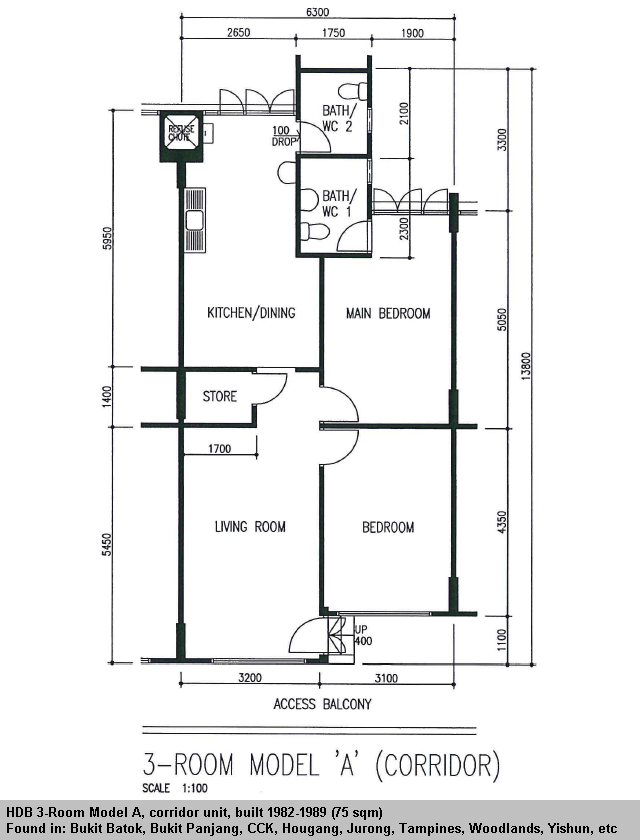
#> input picture app/static/floorplan.png, 640 x 840 px, found by its file name
$ python image_overlay.py
#> lines starting #> are read from the running program, lines starting #| are printed output that depends on the picture
from PIL import Image, ImageDraw
import io


def overlay(img_byte = None, img_path = None, angle=0, center=(0,0), factor=2):
    #factor is rescale factor
#> called with img_path = 'app/static/floorplan.png', angle = 86, center = (300, 300), factor = 2.5
    center = tuple(int(int(i)*factor) for i in center)
    # center = (100,200)
    # img1 = Image.Image.frombytes(data=img_path).convert('RGBA')
    if img_path:
        img1 = Image.open(r'{}'.format(img_path)).convert('RGBA')
    elif img_byte:
        img1 = Image.open(io.BytesIO(img_byte)).convert('RGBA')
    else:
        raise Exception

    width, height = img1.size
#> width = 640; height = 840
    img1 = img1.resize((int(factor*width), int(factor*height)), resample=Image.Resampling.LANCZOS)
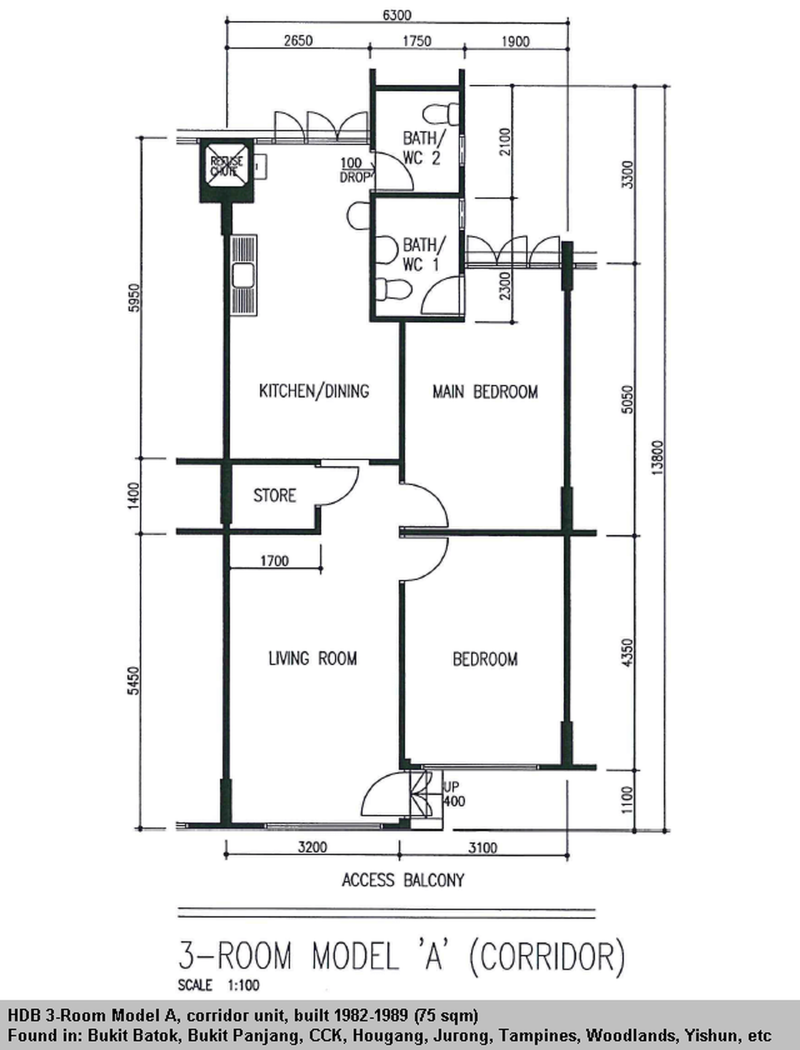
#> img1: PIL image 1600x2100 RGBA (shown at 1/2 size); mean R, G, B, A 237.5, 237.7, 237.8, 255
    # img1.show()
    img2 = Image.open(r'app/static/octa.png').convert('RGBA')
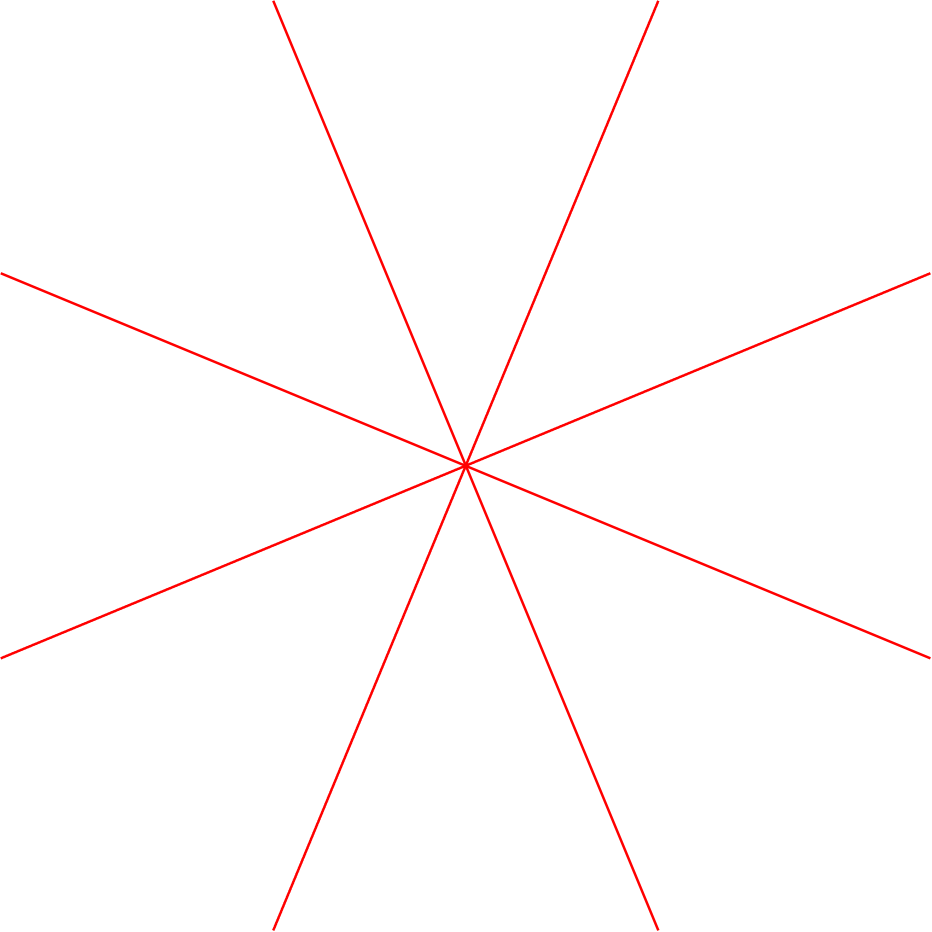
#> input picture app/static/octa.png, 1864 x 1864 px, found by its file name (shown at 1/2 size)
#> img2 is the input picture: PIL image 1864x1864 RGBA; mean R, G, B, A 3.4, 0, 0, 2.9
    # img2.show()
    img2 = img2.resize((int(factor*max(width, height)), int(factor*max(width, height)))).rotate(angle)
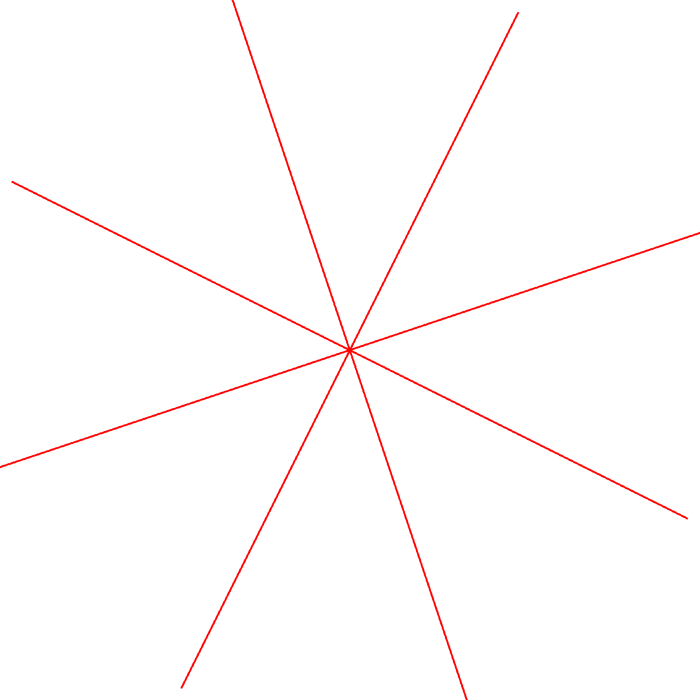
#> img2: PIL image 2100x2100 RGBA (shown at 1/3 size); mean R, G, B, A 4, 0, 0, 2.9; transparent parts drawn white
    length = img2.size[0]
#> length = 2100
    img1.paste(img2, (center[0]-length//2, center[1]-length//2), img2)
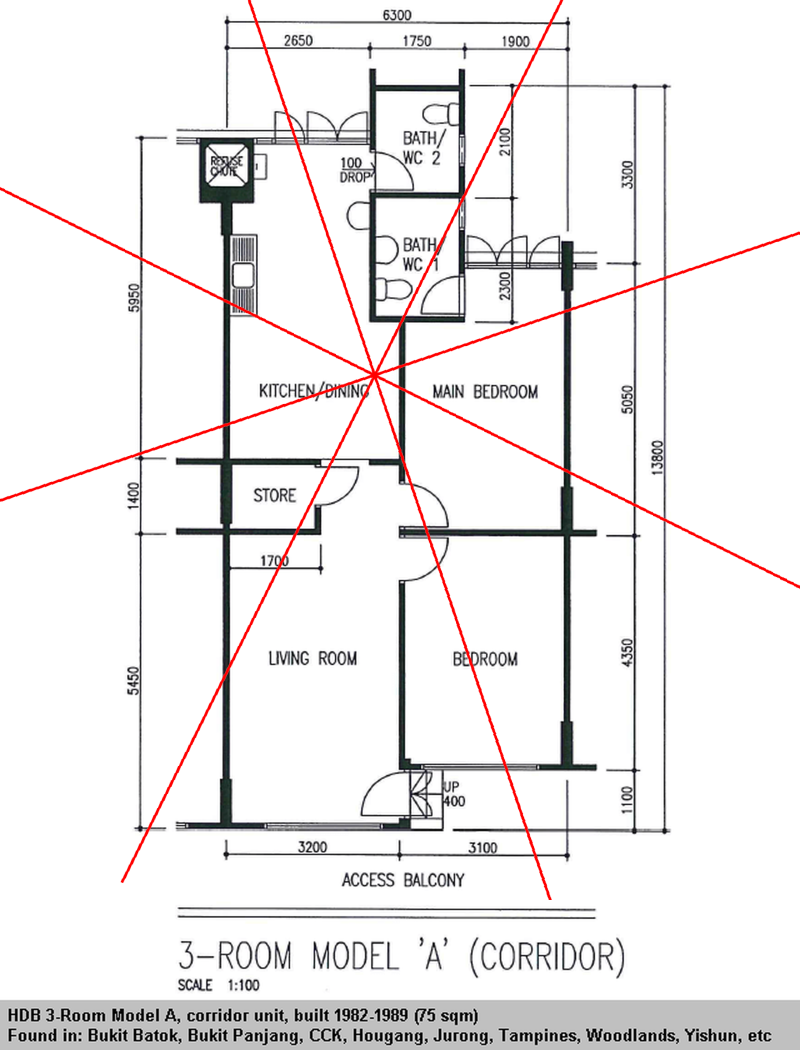
#> img1: PIL image 1600x2100 RGBA (shown at 1/2 size); mean R, G, B, A 237.6, 234.7, 234.9, 254.7; transparent parts drawn white

    img1 = img1.resize((width, height), resample=Image.Resampling.LANCZOS)
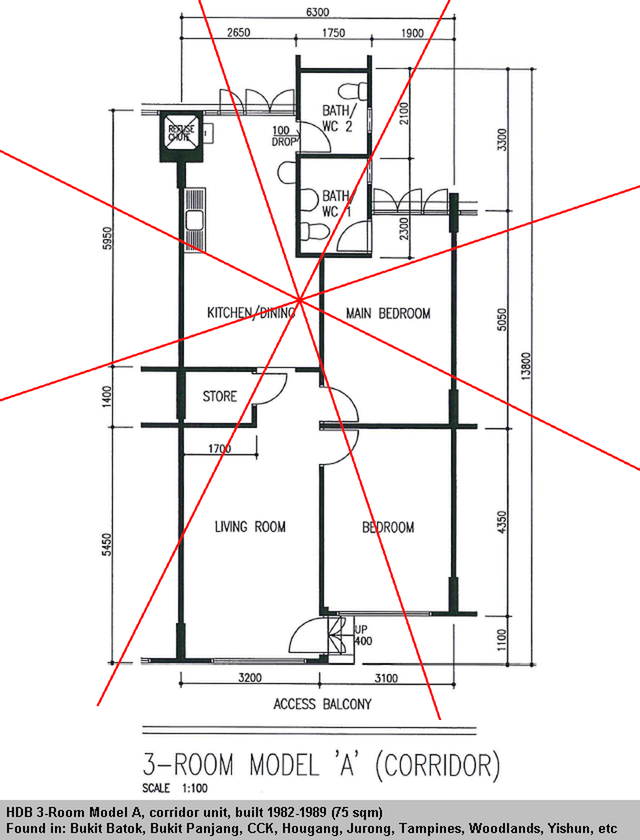
#> img1: PIL image 640x840 RGBA; mean R, G, B, A 237.6, 234.6, 234.8, 254.7; transparent parts drawn white
    # [9 lines of commented-out code are left out]

    saved = io.BytesIO()
    img1.save(saved, format='PNG')
    return saved.getvalue()


if __name__ == '__main__':
    overlay(img_path='app/static/floorplan.png', angle=86, center=(300,300), factor=2.5)
